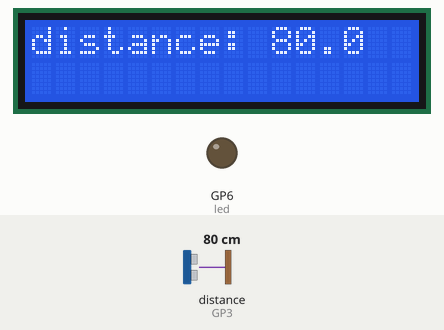
Simulated run of this program. Board: Raspberry Pi Pico running MicroPython. Parts: 16×2 character LCD, output pins drawn as LEDs (lit = HIGH). The inputs (shaded band) are chosen by the test bench; at power-on: distance to the obstacle (sensor on GP3) 80 cm. The echo pulse lasts 58.3 µs per cm; library files of the repository ran but are not shown: machine_i2c_lcd.py; pins used as bus, display or sensor lines are not drawn; what the program prints to the serial console is not drawn.

Above: at 1.2 s.
1.3 s: distance to the obstacle (sensor on GP3) set to 18 cm
At 1.47 s:
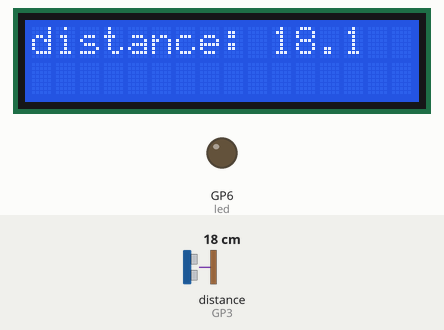
4.1 s: distance to the obstacle (sensor on GP3) set to 11 cm
At 4.29 s:
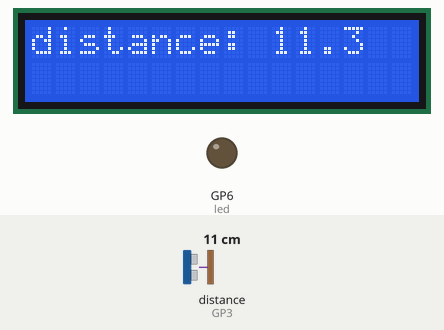
5.6 s: distance to the obstacle (sensor on GP3) set to 8 cm
At 5.87 s:
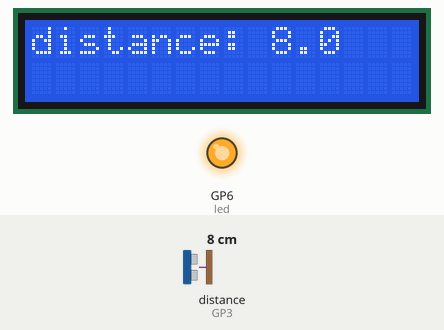
Timing chart, 0 to 8.6 s (numbered marks = the images above; inputs shaded):
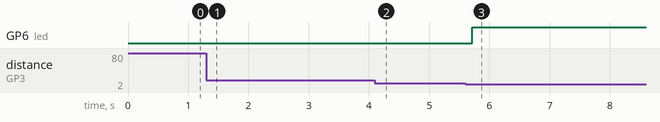

Measured:
- the behaviour switches between 10 and 9 cm on distance to the obstacle (sensor on GP3) (found by bisection; images 2 and 3)
- after the input at 1.3 s, the display: changes at once (image 1)
- after the input at 4.1 s, the display: first differs from a run without the input at once (image 2)
- after the input at 5.6 s, GP6 (led): LOW → HIGH after 0.11 s; the display: changes after 0.11 s (image 3)

The program:

main.py
```python
from machine import Pin
import utime
import machine
trigger = Pin(2, Pin.OUT) ##trigger pin to GPIO 2 as output
echo = Pin(3, Pin.IN) ##echo pin to GPIO 3 as input
signalon=0
signaloff=0
led=Pin(6, Pin.OUT) ##led pin to GPIO 6 as output
from time import sleep_ms, ticks_ms
from machine import I2C, Pin
from machine_i2c_lcd import I2cLcd
DEFAULT_I2C_ADDR = 0x27 ##i2c address
i2c = I2C(0, scl=Pin(1), sda=Pin(0), freq=400000)
lcd = I2cLcd(i2c, DEFAULT_I2C_ADDR, 2, 16)

while 1:
 trigger.low() ##keep the trigger low
 utime.sleep_us(2)
 trigger.high() ##keep the trigger high for 5 us
 utime.sleep_us(5)
 trigger.low()
 while echo.value() == 0: ## calculate for the echo values
     signaloff = utime.ticks_us()
 while echo.value() == 1:
     signalon = utime.ticks_us()
 timepassed = signalon - signaloff
 distance = (timepassed * 0.0343) / 2 ##calculate the distance
 lcd.move_to(0,0)
 if(distance<100 or distance>1):
     lcd.putstr("distance: "+str(round(distance,1)))
     print(round(distance,1))
     led.value(0)
     if(distance<10):
         led.value(1)
 else:
     led.value(0)
 utime.sleep(0.15)
 lcd.clear()
```
